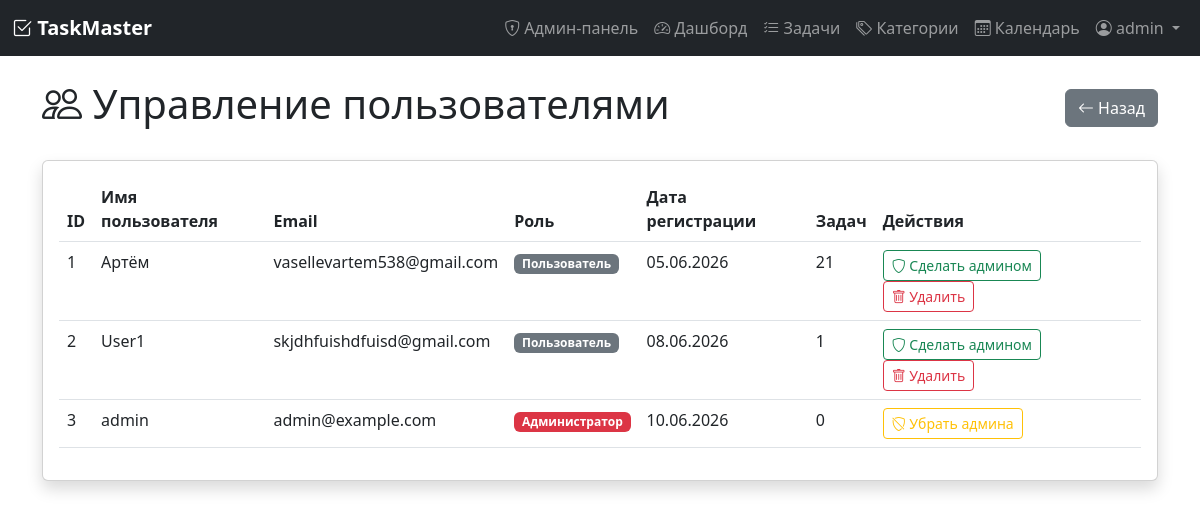
The app's page /admin/users (signed in) with its own data.
### models.py (models this page shows, shortened)
class User(UserMixin, db.Model):
    __tablename__ = 'user'
    id = db.Column(db.Integer, primary_key=True)
    username = db.Column(db.String(80), unique=True, nullable=False)
    email = db.Column(db.String(120), unique=True, nullable=False)
    password_hash = db.Column(db.String(200), nullable=False)
    registered_at = db.Column(db.DateTime, default=datetime.utcnow)
    timezone = db.Column(db.String(50), default='Europe/Moscow')
    role = db.Column(db.String(20), default='user')  # 'user' или 'admin'
    tasks = db.relationship('Task', backref='author', lazy=True, cascade='all, delete-orphan')
    categories = db.relationship('Category', backref='user', lazy=True, cascade='all, delete-orphan')
    tags = db.relationship('Tag', backref='user', lazy=True, cascade='all, delete-orphan')

### app.py (the view)
@app.route('/admin/users')
@login_required
@admin_required
def admin_users():
    users = User.query.all()
    return render_template('admin/users.html', users=users)

### app.py (called while the page is built)
def admin_required(func):
    from functools import wraps
    @wraps(func)
    def decorated_view(*args, **kwargs):
        if not current_user.is_authenticated:
            flash('Необходимо войти в систему', 'danger')
            return redirect(url_for('login'))
        if current_user.role != 'admin':
            flash('У вас нет прав доступа к этой странице', 'danger')
            return redirect(url_for('dashboard'))
        return func(*args, **kwargs)
    return decorated_view

@login_manager.user_loader
def load_user(user_id):
    return User.query.get(int(user_id))

### templates/admin/users.html (shortened to what this page needs)
{% extends "base.html" %}
{% block content %}
<div class="d-flex justify-content-between align-items-center mb-4">
    <h1><i class="bi bi-people"></i> Управление пользователями</h1>
    <a href="{{ url_for('admin_panel') }}" class="btn btn-secondary">
        <i class="bi bi-arrow-left"></i> Назад
    </a>
</div>
<div class="card shadow">
    <div class="card-body">
        <div class="table-responsive">
            <table class="table table-hover">
                <thead>
                    <tr>
                        <th>ID</th>
                        <th>Имя пользователя</th>
                        <th>Email</th>
                        <th>Роль</th>
                        <th>Дата регистрации</th>
                        <th>Задач</th>
                        <th>Действия</th>
                    </tr>
                </thead>
                <tbody>
                    {% for user in users %}
                    <tr>
                        <td>{{ user.id }}</td>
                        <td>{{ user.username }}</td>
                        <td>{{ user.email }}</td>
                        <td>
                            {% if user.role == 'admin' %}
                                <span class="badge bg-danger">Администратор</span>
                            {% else %}
                                <span class="badge bg-secondary">Пользователь</span>
                            {% endif %}
                        </td>
                        <td>{{ user.registered_at.strftime('%d.%m.%Y') if user.registered_at else '—' }}</td>
                        <td>{{ user.tasks|length }}</td>
                        <td>
                            <form action="{{ url_for('admin_toggle_role', user_id=user.id) }}" method="POST" class="d-inline">
                                {% if user.role == 'admin' %}
                                    <button type="submit" class="btn btn-sm btn-outline-warning">
                                        <i class="bi bi-shield-slash"></i> Убрать админа
                                    </button>
                                {% else %}
                                    <button type="submit" class="btn btn-sm btn-outline-success">
                                        <i class="bi bi-shield"></i> Сделать админом
                                    </button>
                                {% endif %}
                            </form>
                            {% if user.id != current_user.id %}
                            <form action="{{ url_for('admin_delete_user', user_id=user.id) }}" method="POST" class="d-inline"
                                  onsubmit="return confirm('Удалить пользователя {{ user.username }} со всеми задачами?')">
                                <button type="submit" class="btn btn-sm btn-outline-danger">
                                    <i class="bi bi-trash"></i> Удалить
                                </button>
                            </form>
                            {% endif %}
                        </td>
                    </tr>
                    {% endfor %}
                </tbody>
            </table>
        </div>
    </div>
</div>
{% endblock %}

### templates/base.html (shortened to what this page needs)
<!DOCTYPE html>
<html lang="ru">
<head>
    <link href="https://cdn.jsdelivr.net/npm/bootstrap@5.3.0/dist/css/bootstrap.min.css" rel="stylesheet">
    <link rel="stylesheet" href="https://cdn.jsdelivr.net/npm/bootstrap-icons@1.11.0/font/bootstrap-icons.css">
</head>
<body>
    {% if current_user.is_authenticated %}
    <nav class="navbar navbar-expand-lg navbar-dark bg-dark">
        <div class="container-fluid">
            <a class="navbar-brand" href="{{ url_for('dashboard') }}">
                <i class="bi bi-check2-square"></i> TaskMaster
            </a>
            <div class="collapse navbar-collapse" id="navbarNav">
                <ul class="navbar-nav ms-auto">
            {% if current_user.is_authenticated and current_user.role == 'admin' %}
<li class="nav-item">
    <a class="nav-link" href="{{ url_for('admin_panel') }}">
        <i class="bi bi-shield-lock"></i> Админ-панель
    </a>
</li>
{% endif %}
    <li class="nav-item">
        <a class="nav-link" href="{{ url_for('dashboard') }}">
            <i class="bi bi-speedometer2"></i> Дашборд
        </a>
    </li>
    <li class="nav-item">
        <a class="nav-link" href="{{ url_for('tasks') }}">
            <i class="bi bi-list-check"></i> Задачи
        </a>
    </li>
    <li class="nav-item">
        <a class="nav-link" href="{{ url_for('categories') }}">
            <i class="bi bi-tags"></i> Категории
        </a>
    </li>
    <li class="nav-item">
        <a class="nav-link" href="{{ url_for('calendar_view') }}">
            <i class="bi bi-calendar3"></i> Календарь
        </a>
    </li>
    <li class="nav-item dropdown">
        <a class="nav-link dropdown-toggle" href="#" id="userDropdown" role="button" data-bs-toggle="dropdown">
            <i class="bi bi-person-circle"></i> {{ current_user.username }}
        </a>
    </li>
</ul>
            </div>
        </div>
    </nav>
    {% endif %}
    <div class="container mt-4">
        {% block content %}{% endblock %}
    </div>
</body>
</html>

### templates/base.html (style rules this page uses)
.navbar-brand { font-weight: bold; }

### records on screen
User: username "admin", id "3", email "admin@example.com", role "Администратор", registered_at "10.06.2026", tasks|length "0"
User: id "1", username "Артём", email "vasellevartem538@gmail.com", role "Пользователь", registered_at "05.06.2026", tasks|length "21"
User: id "2", username "User1", email "skjdhfuishdfuisd@gmail.com", role "Пользователь", registered_at "08.06.2026", tasks|length "1"
